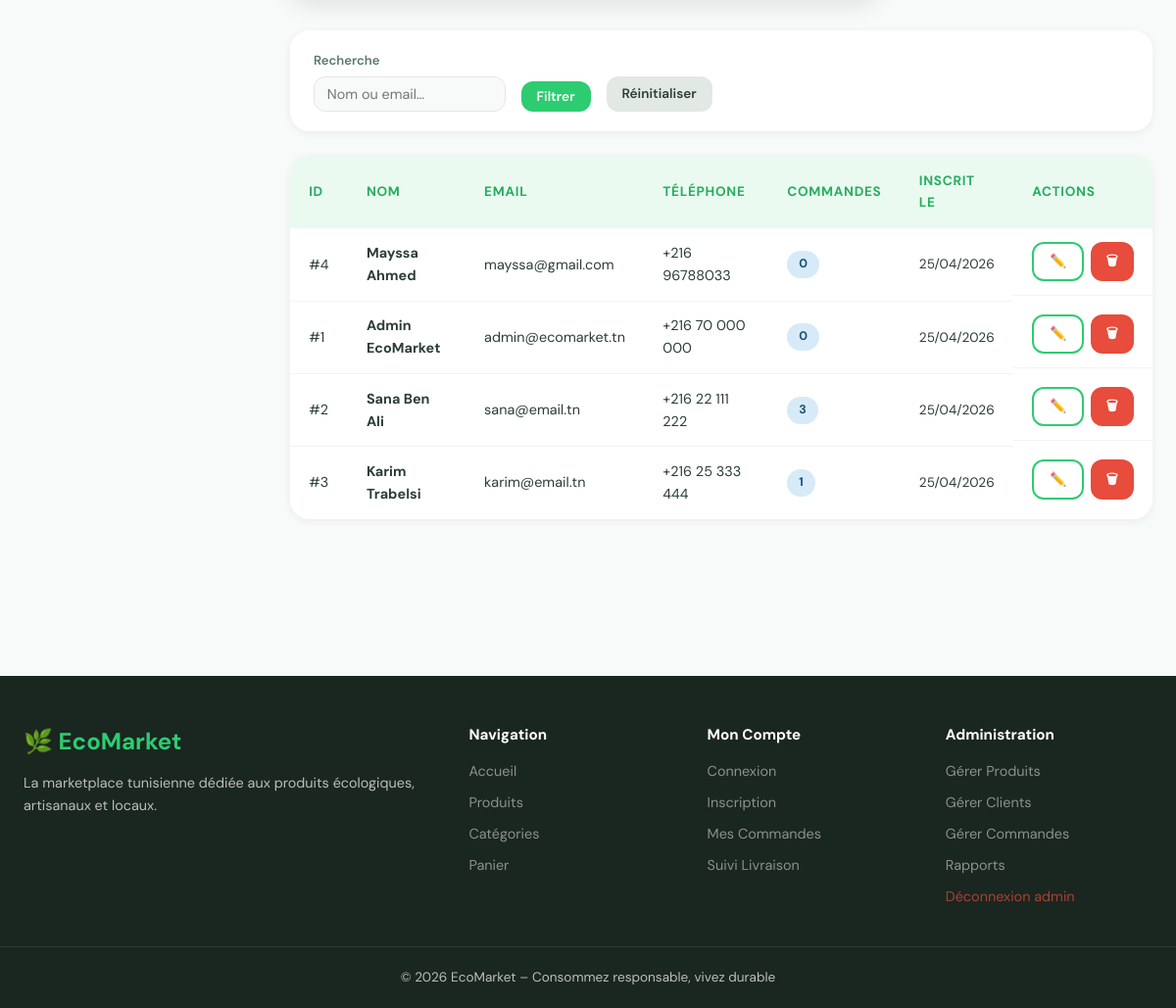
Page /admin/clients.php (signed in, lower part) on the earlier database version.
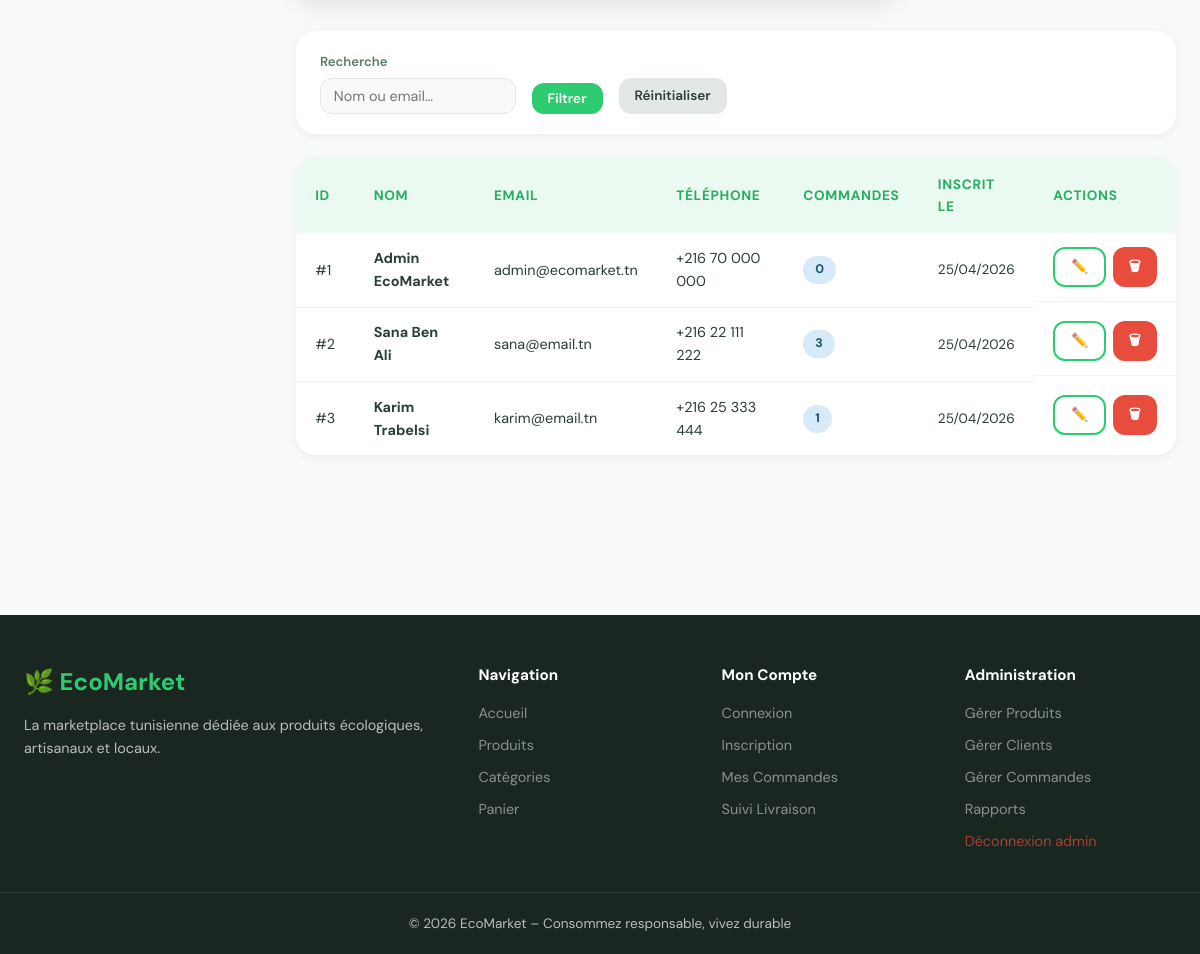
Same page on the later database version.
### tables this page shows
CREATE TABLE `clients` (
  `id` int(10) UNSIGNED NOT NULL,
  `nom` varchar(100) NOT NULL,
  `email` varchar(150) NOT NULL,
  `mot_de_passe` varchar(255) NOT NULL,
  `adresse` text DEFAULT NULL,
  `telephone` varchar(20) DEFAULT NULL,
  `is_admin` tinyint(1) NOT NULL DEFAULT 0,
  `created_at` timestamp NOT NULL DEFAULT current_timestamp()
);

### includes/config.php (called while the page is built, shortened)
<?php
function e(string $v): string {
    return htmlspecialchars($v, ENT_QUOTES, 'UTF-8');
}
function paginate(int $total, int $page, int $perPage = PER_PAGE): array {
    $pages   = max(1, (int)ceil($total / $perPage));
    $page    = max(1, min($page, $pages));
    $offset  = ($page - 1) * $perPage;
    return ['page' => $page, 'pages' => $pages, 'offset' => $offset, 'total' => $total];
}

### admin/clients.php (the view, shortened to what this page needs)
<?php
require_once __DIR__ . '/../includes/config.php';
$pdo = getPDO();
$q = trim($_GET['q'] ?? '');
$page = max(1,(int)($_GET['page'] ?? 1));
$where = ['1=1']; $params = [];
$wSQL = implode(' AND ', $where);
$stC = $pdo->prepare("SELECT COUNT(*) FROM clients WHERE $wSQL"); $stC->execute($params);
$pg = paginate((int)$stC->fetchColumn(), $page);
$stmt = $pdo->prepare("SELECT c.*, COUNT(cmd.id) AS nb_cmd FROM clients c LEFT JOIN commandes cmd ON cmd.client_id=c.id WHERE $wSQL GROUP BY c.id ORDER BY c.created_at DESC LIMIT ".PER_PAGE." OFFSET ".$pg['offset']);
$stmt->execute($params);
$clients = $stmt->fetchAll();
include __DIR__ . '/../includes/header.php';
?>
<section class="section" style="padding-top:1.5rem;">
<div class="container">
<div class="admin-layout">
    <div>
        <form method="GET" class="filter-bar">
            <div class="filter-group">
                <label>Recherche</label>
                <input type="text" name="q" value="<?= e($q) ?>" placeholder="Nom ou email…">
            </div>
            <button type="submit" class="btn btn-primary btn-sm">Filtrer</button>
            <a href="clients.php" class="btn btn-secondary btn-sm">Réinitialiser</a>
        </form>
        <div class="table-wrapper">
            <table>
                <thead><tr><th>ID</th><th>Nom</th><th>Email</th><th>Téléphone</th><th>Commandes</th><th>Inscrit le</th><th>Actions</th></tr></thead>
                <tbody>
                <?php foreach ($clients as $cl): ?>
                <tr>
                    <td>#<?= $cl['id'] ?></td>
                    <td><strong><?= e($cl['nom']) ?></strong></td>
                    <td><?= e($cl['email']) ?></td>
                    <td><?= e($cl['telephone'] ?? '—') ?></td>
                    <td><span class="badge badge-info"><?= $cl['nb_cmd'] ?></span></td>
                    <td style="font-size:.85rem;"><?= date('d/m/Y', strtotime($cl['created_at'])) ?></td>
                    <td style="display:flex;gap:.4rem;">
                        <a href="?action=editer&id=<?= $cl['id'] ?>" class="btn btn-outline btn-sm">✏️</a>
                        <a href="?action=supprimer&id=<?= $cl['id'] ?>" class="btn btn-danger btn-sm" onclick="return confirm('Supprimer ce client ?')">🗑</a>
                    </td>
                </tr>
                <?php endforeach; ?>
                </tbody>
            </table>
        </div>
    </div>
</div>
</div>
</section>
<?php include __DIR__ . '/../includes/footer.php'; ?>

Differences in the rows shown:
removed clients: id "4", nom "Mayssa Ahmed", email "mayssa@gmail.com", telephone "+216 96788033", nb_cmd "0", created_at "25/04/2026"
